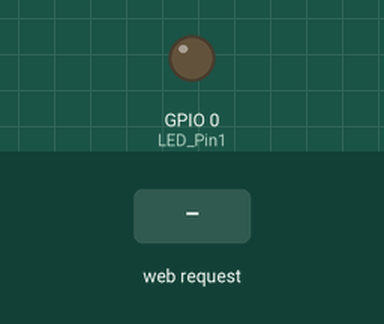
Simulated run of this sketch. Board: ESP8266 (NodeMCU). On the bench: output pins drawn as LEDs (lit = HIGH). The test bench sets the inputs (shaded band).

Above: at 1.2 s.
1.3 s: HTTP request GET /LED1ON received
At 1.9 s:
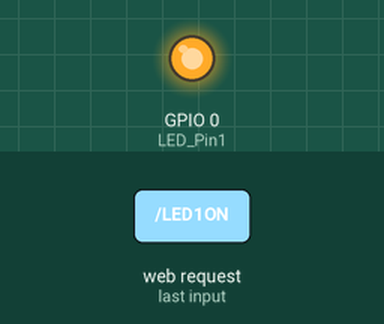
2.8 s: HTTP request GET /LED1OFF received
At 3.1 s:
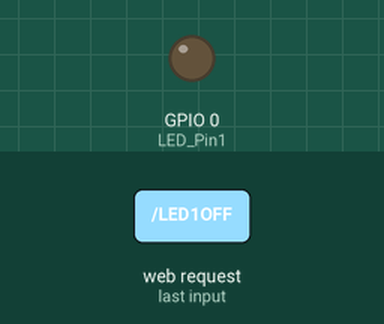
Timing chart, 0 to 5.8 s (numbered marks = the images above; inputs shaded):
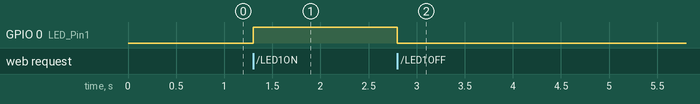

The sketch:

WIFI_SWITCH_SINGLE.ino
```cpp
#include <ESP8266WiFi.h>
const char WiFiPassword[] = "12345678";
const char AP_NameChar[] = "SWITCH1" ;

WiFiServer server(80);

String header = "HTTP/1.1 200 OK\r\nContent-Type: text/html\r\n\r\n";
String html_1 = "<!DOCTYPE html><html><head><meta name='viewport' content='width=device-width, initial-scale=1.0'/><meta charset='utf-8'><style>body {font-size:140%;} #main {display: table; margin: auto;  padding: 0 10px 0 10px; } h2,{text-align:center; } .button { padding:10px 10px 10px 10px; width:100%;  background-color: #4CAF50; font-size: 120%;}</style><title>SWITCH Control</title></head><body><div id='main'><h2>SWITCH Control</h2>";
String html_2 = "";
String html_5 = "<input class='button' type='submit' value='CHANGE SWITCH NAME' ></form><br>";
String html_6 = "<input class='button' type='submit' value='CHANGE SWITCH PASS' ></form><br>";
String html_4 = "</div></body></html>";

String request = "";
int LED_Pin1 = 0;

void setup()
{
    pinMode(LED_Pin1, OUTPUT);

    boolean conn = WiFi.softAP(AP_NameChar, WiFiPassword);
    server.begin();

} // void setup()


void loop()
{

    // Check if a client has connected
    WiFiClient client = server.available();
    if (!client)  {  return;  }

    // Read the first line of the request
    request = client.readStringUntil('\r');

    if       ( request.indexOf("LED1ON") > 0 )  { digitalWrite(LED_Pin1, HIGH);  }
    else if  ( request.indexOf("LED1OFF") > 0 ) { digitalWrite(LED_Pin1, LOW);   }


    // Get the LED pin status and create the LED status message
    if (digitalRead(LED_Pin1) == HIGH)
    {
        // the LED is on so the button needs to say turn it off
       html_2 = "<form id='F1' action='LED1OFF'><input class='button' type='submit' value='SWITCH1 OFF' ></form><br>";
    }
    else
    {
        // the LED is off so the button needs to say turn it on
        html_2 = "<form id='F1' action='LED1ON'><input class='button' type='submit' value='SWITCH1 ON' ></form><br>";
    }


    client.flush();

    client.print( header );
    client.print( html_1 );
    client.print( html_2 );
     client.print( html_5);
    client.print( html_6);
    client.print( html_4);


    delay(5);
  // The client will actually be disconnected when the function returns and 'client' object is detroyed

} // void loop()
```

Measured:
- after the input at 1.3 s, GPIO 0 (LED_Pin1): LOW → HIGH at once
- after the input at 2.8 s, GPIO 0 (LED_Pin1): HIGH → LOW at once
